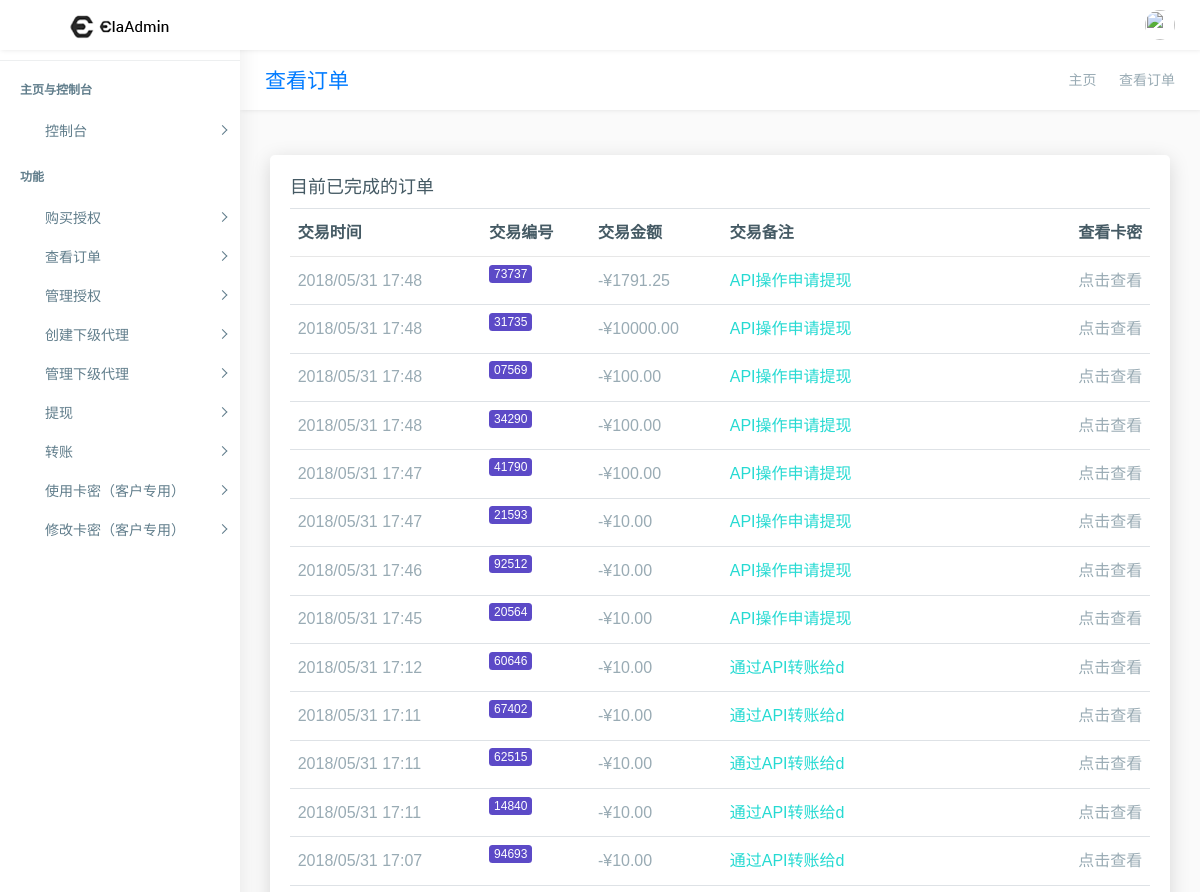
Page /shop/check_all_deal/ (signed in, upper part) on the earlier database version.
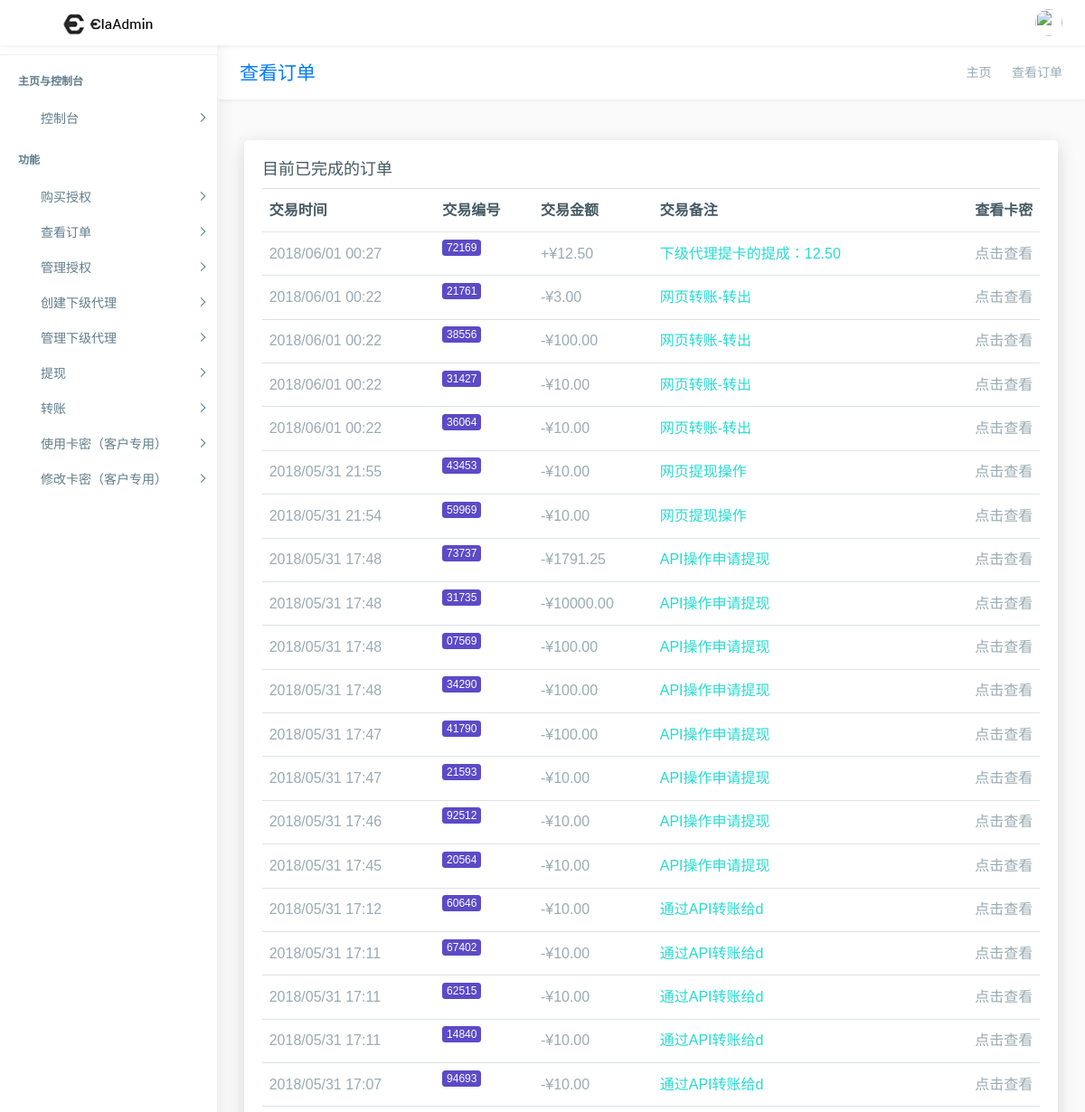
Same page on the later database version.
### main_app/models.py (models this page shows)
class Deal_record(models.Model):
    time = models.DateTimeField(verbose_name="交易时间",auto_now_add=True)
    deal_code = models.CharField(verbose_name="交易编号",max_length=5)
    acount = models.ForeignKey(User,verbose_name="交易账户")
    money = models.DecimalField(max_digits=8,decimal_places=2,verbose_name="交易金额",default=0)
    symbol =models.BooleanField(default=True,verbose_name="正负符号") #如果为True，就是交易为入账，如果为负，账户出账
    notes = models.CharField(default="无",verbose_name="交易备注",max_length=30,blank=True)

### main_app/views/web/base_web.py (the view)
# urls.py: url(r'^shop/check_all_deal/$',check_all_deal,name='check_all_deal'),
@login_required
def check_all_deal(request):
    all_deal = Deal_record.objects.filter(acount=request.user).order_by("time")
    all_deal = all_deal.reverse()
    context = {"all_deal":all_deal}
    return render(request,"page-deal.html",context)

### templates/page-deal.html (shortened to what this page needs)
{% extends "base.html" %}
{% load staticfiles %}
{% block wrapper %}
        <div class="page-wrapper">
            <div class="row page-titles">
                <div class="col-md-5 align-self-center">
                    <h3 class="text-primary">查看订单</h3> </div>
                <div class="col-md-7 align-self-center">
                    <ol class="breadcrumb">
                        <li class="breadcrumb-item"><a href="{% url "index" %}">主页</a></li>
                        <li class="breadcrumb-item active">查看订单</li>
                    </ol>
                </div>
            </div>
            <div class="container-fluid">
                <div class="row">
                    <div class="col-lg-12">
                        <div class="card">
                            <div class="card-title">
                                <h4>目前已完成的订单 </h4>
                            </div>
                            <div class="card-body">
                                <div class="table-responsive">
                                    <table class="table table-hover ">
                                        <thead>
                                            <tr>
                                                <th>交易时间</th>
                                                <th>交易编号</th>
                                                <th>交易金额</th>
                                                <th>交易备注</th>
                                                <th>查看卡密</th>
                                            </tr>
                                        </thead>
                                        <tbody>
                                        {% if all_deal %}
                                            {% for i in all_deal %}
                                            <tr>
                                                <td>{{ i.time|date:"Y/m/d H:i" }}</td>
                                                <td><span class="badge badge-primary">{{ i.deal_code }}</span></td>
                                                <td>
                                                    {% if i.symbol %}
                                                    +¥{{ i.money }}
                                                    {% else %}
                                                    -¥{{ i.money }}
                                                    {% endif %}
                                                </td>
                                                <td class="color-success">{{ i.notes }}</td>
                                                <td><a href="{% url "check_deal" i.deal_code %}">点击查看</a></td>
                                            </tr>
                                            {% endfor %}
                                        {% endif %}
                                        </tbody>
                                    </table>
                                </div>
                            </div>
                        </div>
                    </div>
                </div>
            </div>
{% endblock wrapper %}

### templates/base.html (shortened to what this page needs)
{% load staticfiles %}
<html>
<html lang="en">
<head>
    <link href="{% static "css/lib/bootstrap/bootstrap.min.css" %}" rel="stylesheet">
    <link href="{% static "css/lib/calendar2/semantic.ui.min.css"%}" rel="stylesheet">
    <link href="{% static "css/lib/calendar2/pignose.calendar.min.css"%}" rel="stylesheet">
    <link href="{% static "css/lib/owl.carousel.min.css" %}" rel="stylesheet" />
    <link href="{% static "css/lib/owl.theme.default.min.css" %}" rel="stylesheet" />
    <link href="{% static "css/helper.css"%}" rel="stylesheet">
    <link href="{% static "css/style.css"%}" rel="stylesheet">
</head>
<body class="fix-header fix-sidebar">
    <div id="main-wrapper">
        <div class="header">
            <nav class="navbar top-navbar navbar-expand-md navbar-light">
                <div class="navbar-header">
                    <a class="navbar-brand" href="{% url "index" %}">
                        <b><img src="{% static "images/logo.png"%}" alt="homepage" class="dark-logo" /></b>
                        <span><img src="{% static "images/logo-text.png"%}" alt="homepage" class="dark-logo" /></span>
                    </a>
                </div>
                <div class="navbar-collapse">
                    <ul class="navbar-nav mr-auto mt-md-0">
                        <li class="nav-item m-l-10"> <a class="nav-link sidebartoggler hidden-sm-down text-muted  " href="javascript:void(0)"><i class="ti-menu"></i></a> </li>
                        <li class="nav-item dropdown mega-dropdown"> <a class="nav-link dropdown-toggle text-muted  " href="#" data-toggle="dropdown" aria-haspopup="true" aria-expanded="false"><i class="fa fa-th-large"></i></a>
                        </li>
                    </ul>
                    <ul class="navbar-nav my-lg-0">
                        <li class="nav-item dropdown">
                            <a class="nav-link dropdown-toggle text-muted  " href="#" id="2" data-toggle="dropdown" aria-haspopup="true" aria-expanded="false"> <i class="fa fa-envelope"></i>
							</a>
                        </li>
                        <li class="nav-item dropdown">
                            <a class="nav-link dropdown-toggle text-muted  " href="#" data-toggle="dropdown" aria-haspopup="true" aria-expanded="false"><img src="{% static "images/users/5.jpg"%}" alt="user" class="profile-pic" /></a>
                        </li>
                    </ul>
                </div>
            </nav>
        </div>
        <div class="left-sidebar">
            <div class="scroll-sidebar">
                <nav class="sidebar-nav">
                    <ul id="sidebarnav">
                        <li class="nav-devider"></li>
                        <li class="nav-label">主页与控制台</li>
                        <li> <a class="has-arrow  " href="{% url "index" %}" aria-expanded="false"><i class="fa fa-tachometer"></i><span class="hide-menu">控制台</span></a></li>
                        <li class="nav-label">功能</li>
                        <li> <a class="has-arrow  " href="{% url "shop" %}" aria-expanded="false"><i class="fa fa-suitcase"></i><span class="hide-menu">购买授权</span></a></li>
                        <li> <a class="has-arrow  " href="{% url "check_all_deal" %}" aria-expanded="false"><i class="fa fa-suitcase"></i><span class="hide-menu">查看订单</span></a></li>
                        <li> <a class="has-arrow  " href="{% url "check_all_auth" %}" aria-expanded="false"><i class="fa fa-suitcase"></i><span class="hide-menu">管理授权</span></a></li>
                        <li> <a class="has-arrow  " href="{% url "create_new_down_account" %}" aria-expanded="false"><i class="fa fa-suitcase"></i><span class="hide-menu">创建下级代理</span></a></li>
                        <li> <a class="has-arrow  " href="{% url "check_all_down_proxy" %}" aria-expanded="false"><i class="fa fa-suitcase"></i><span class="hide-menu">管理下级代理</span></a></li>
                        <li> <a class="has-arrow  " href="{% url "get_money" %}" aria-expanded="false"><i class="fa fa-suitcase"></i><span class="hide-menu">提现</span></a></li>
                        <li> <a class="has-arrow  " href="{% url "transfer" %}" aria-expanded="false"><i class="fa fa-suitcase"></i><span class="hide-menu">转账</span></a></li>
                        <li> <a class="has-arrow  " href="{% url "make_auth" %}" aria-expanded="false"><i class="fa fa-suitcase"></i><span class="hide-menu">使用卡密（客户专用）</span></a></li>
                        <li> <a class="has-arrow  " href="{% url "change_bot_qq" %}" aria-expanded="false"><i class="fa fa-suitcase"></i><span class="hide-menu">修改卡密（客户专用）</span></a></li>
                    </ul>
                </nav>
            </div>
        </div>
        {% block wrapper %}
        {% endblock wrapper %}
        </div>
    </div>
</body>
</html>

### main_app/static/css/helper.css (style rules this page uses)
.m-l-10 { margin-left: 10px!important; }

Differences in the rows shown:
added Deal_record: time "2018/06/01 00:27", deal_code "72169", money "12.50", notes "下级代理提卡的提成：12.50"
added Deal_record: time "2018/06/01 00:22", deal_code "21761", money "3.00", notes "网页转账-转出"
added Deal_record: time "2018/06/01 00:22", deal_code "38556", money "100.00", notes "网页转账-转出"
added Deal_record: time "2018/06/01 00:22", deal_code "31427", money "10.00", notes "网页转账-转出"
added Deal_record: time "2018/06/01 00:22", deal_code "36064", money "10.00", notes "网页转账-转出"
added Deal_record: time "2018/05/31 21:55", deal_code "43453", money "10.00", notes "网页提现操作"
added Deal_record: time "2018/05/31 21:54", deal_code "59969", money "10.00", notes "网页提现操作"
